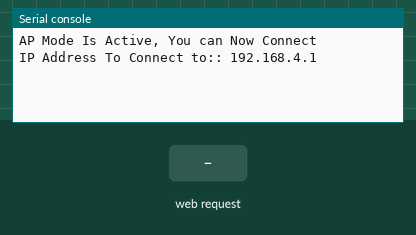
A program run on a simulated Raspberry Pi Pico running MicroPython. Shown: the last lines printed to the serial console. The inputs (shaded band) are chosen by the test bench. The board's own WiFi access point starts at once.

Above: at 1.2 s.
1.3 s: HTTP request GET /forward received
At 1.8 s:
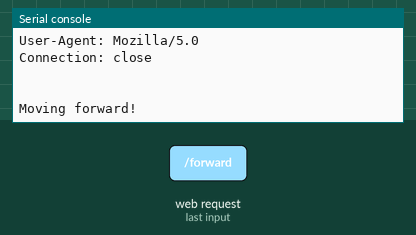
2.8 s: HTTP request GET /backward received
At 4.0 s:
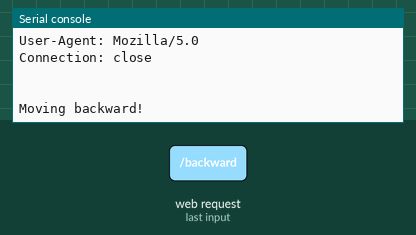
4.3 s: HTTP request GET /left received
At 5.2 s:
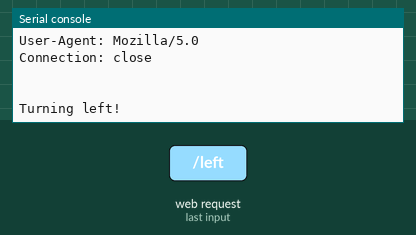
5.8 s: HTTP request GET /right received
At 6.4 s:
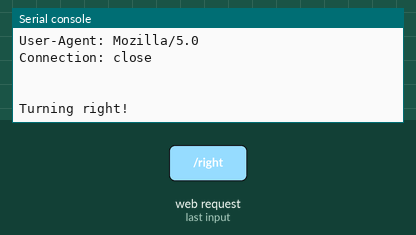
7.3 s: HTTP request GET /stop received
At 8.5 s:
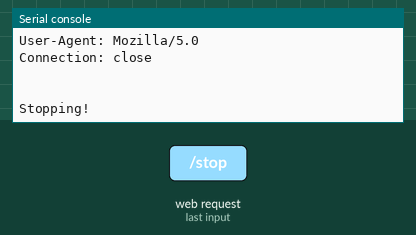
8.8 s: HTTP request GET / received
At 9.8 s:
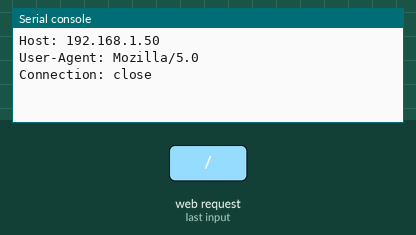

Measured:
- after the input at 1.3 s, the serial console: prints a new line at once (image 1)
- after the input at 2.8 s, the serial console: prints a new line at once (image 2)
- after the input at 4.3 s, the serial console: prints a new line at once (image 3)
- after the input at 5.8 s, the serial console: prints a new line at once (image 4)
- after the input at 7.3 s, the serial console: prints a new line at once (image 5)
- after the input at 8.8 s, the serial console: prints a new line at once (image 6)

The program:

8._webControlByAPMode.py
```python
import network
import socket
from time import sleep


def web_page():
    # 버튼 기반 HTML 추가
    html = """
            <!DOCTYPE html>
            <html>
            <head>
            <title>Robot Control</title>
            <meta name="viewport" content="width=device-width, initial-scale=1">
            </head>
            <body>
            <h1>Robot Control</h1>
            <form action="/forward">
                <input type="submit" value="Forward" style="height:100px; width:200px; font-size:20px" />
            </form>
            <form action="/backward">
                <input type="submit" value="Backward" style="height:100px; width:200px; font-size:20px" />
            </form>
            <form action="/left">
                <input type="submit" value="Left" style="height:100px; width:200px; font-size:20px" />
            </form>
            <form action="/right">
                <input type="submit" value="Right" style="height:100px; width:200px; font-size:20px" />
            </form>
            <form action="/stop">
                <input type="submit" value="Stop" style="height:100px; width:200px; font-size:20px" />
            </form>
            </body>
            </html>
           """
    return html


def handle_request(request):
    """
    HTTP 요청 처리 및 명령 수행
    """
    if '/forward' in request:
        print("Moving forward!")
    elif '/backward' in request:
        print("Moving backward!")
    elif '/left' in request:
        print("Turning left!")
    elif '/right' in request:
        print("Turning right!")
    elif '/stop' in request:
        print("Stopping!")


def ap_mode(ssid, password):
    """
    AP 모드 활성화 함수
    """
    ap = network.WLAN(network.AP_IF)
    ap.config(essid=ssid, password=password)
    ap.active(True)

    while not ap.active():
        print("AP 설정 중...")
        sleep(1)

    print("AP Mode Is Active, You can Now Connect")
    print("IP Address To Connect to:: " + ap.ifconfig()[0])

    # 소켓 생성
    s = socket.socket(socket.AF_INET, socket.SOCK_STREAM)
    s.setsockopt(socket.SOL_SOCKET, socket.SO_REUSEADDR, 1)  # 포트 재사용 설정
    s.bind(('', 80))
    s.listen(5)

    while True:
        conn, addr = s.accept()
        print(f"Got a connection from {addr}")
        try:
            request = conn.recv(1024).decode('utf-8')
            print(f"Content = {request}")

            # 요청 처리
            handle_request(request)

            # HTML 응답 반환
            response = web_page()
            conn.sendall(response.encode('utf-8'))
        except Exception as e:
            print(f"Error: {e}")
        finally:
            conn.close()


# AP 모드 실행
try:
    ap_mode('haha', '11111111')
except KeyboardInterrupt:
    print("Stopped by user.")
```
